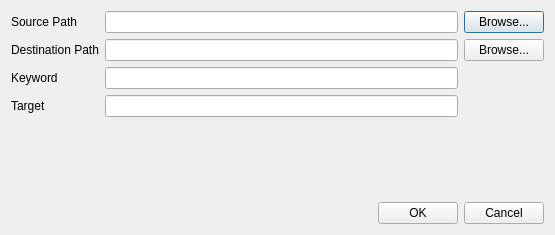
<?xml version="1.0" encoding="UTF-8"?>
<ui version="4.0">
 <class>CustomGeneratorDialog</class>
 <widget class="QDialog" name="CustomGeneratorDialog">
  <property name="geometry">
   <rect>
    <x>0</x>
    <y>0</y>
    <width>555</width>
    <height>235</height>
   </rect>
  </property>
  <property name="windowTitle">
   <string>Dialog</string>
  </property>
  <layout class="QVBoxLayout" name="verticalLayout">
   <item>
    <layout class="QGridLayout" name="gridLayout">
     <item row="0" column="0">
      <widget class="QLabel" name="label">
       <property name="text">
        <string>Source Path</string>
       </property>
      </widget>
     </item>
     <item row="0" column="1">
      <widget class="QLineEdit" name="lineEdit_source_path"/>
     </item>
     <item row="0" column="2">
      <widget class="QPushButton" name="pushButton_source_path">
       <property name="text">
        <string>Browse...</string>
       </property>
      </widget>
     </item>
     <item row="1" column="0">
      <widget class="QLabel" name="label_2">
       <property name="text">
        <string>Destination Path</string>
       </property>
      </widget>
     </item>
     <item row="1" column="1">
      <widget class="QLineEdit" name="lineEdit_destination_path"/>
     </item>
     <item row="1" column="2">
      <widget class="QPushButton" name="pushButton_destination_path">
       <property name="text">
        <string>Browse...</string>
       </property>
      </widget>
     </item>
     <item row="2" column="0">
      <widget class="QLabel" name="label_3">
       <property name="text">
        <string>Keyword</string>
       </property>
      </widget>
     </item>
     <item row="2" column="1">
      <widget class="QLineEdit" name="lineEdit_keyword"/>
     </item>
     <item row="3" column="0">
      <widget class="QLabel" name="label_4">
       <property name="text">
        <string>Target</string>
       </property>
      </widget>
     </item>
     <item row="3" column="1">
      <widget class="QLineEdit" name="lineEdit_target"/>
     </item>
    </layout>
   </item>
   <item>
    <spacer name="verticalSpacer">
     <property name="orientation">
      <enum>Qt::Vertical</enum>
     </property>
     <property name="sizeHint" stdset="0">
      <size>
       <width>20</width>
       <height>60</height>
      </size>
     </property>
    </spacer>
   </item>
   <item>
    <layout class="QHBoxLayout" name="horizontalLayout">
     <item>
      <spacer name="horizontalSpacer">
       <property name="orientation">
        <enum>Qt::Horizontal</enum>
       </property>
       <property name="sizeHint" stdset="0">
        <size>
         <width>40</width>
         <height>20</height>
        </size>
       </property>
      </spacer>
     </item>
     <item>
      <widget class="QPushButton" name="pushButton">
       <property name="text">
        <string>OK</string>
       </property>
      </widget>
     </item>
     <item>
      <widget class="QPushButton" name="pushButton_2">
       <property name="text">
        <string>Cancel</string>
       </property>
      </widget>
     </item>
    </layout>
   </item>
  </layout>
 </widget>
 <tabstops>
  <tabstop>lineEdit_source_path</tabstop>
  <tabstop>pushButton_source_path</tabstop>
  <tabstop>lineEdit_destination_path</tabstop>
  <tabstop>pushButton_destination_path</tabstop>
  <tabstop>lineEdit_keyword</tabstop>
  <tabstop>lineEdit_target</tabstop>
  <tabstop>pushButton</tabstop>
  <tabstop>pushButton_2</tabstop>
 </tabstops>
 <resources/>
 <connections>
  <connection>
   <sender>pushButton</sender>
   <signal>clicked()</signal>
   <receiver>CustomGeneratorDialog</receiver>
   <slot>accept()</slot>
   <hints>
    <hint type="sourcelabel">
     <x>387</x>
     <y>214</y>
    </hint>
    <hint type="destinationlabel">
     <x>337</x>
     <y>210</y>
    </hint>
   </hints>
  </connection>
  <connection>
   <sender>pushButton_2</sender>
   <signal>clicked()</signal>
   <receiver>CustomGeneratorDialog</receiver>
   <slot>reject()</slot>
   <hints>
    <hint type="sourcelabel">
     <x>535</x>
     <y>211</y>
    </hint>
    <hint type="destinationlabel">
     <x>550</x>
     <y>210</y>
    </hint>
   </hints>
  </connection>
 </connections>
</ui>
